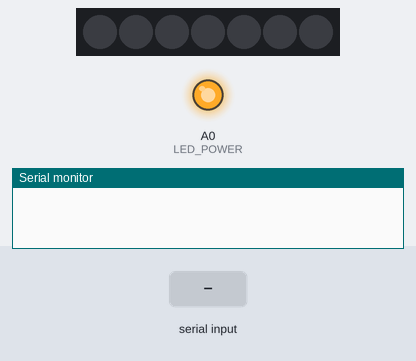
The sketch below on a simulated Arduino Uno, built with avr-gcc and run on an emulated ATmega328P. Shown: 7 RGB LEDs in strip order, left to right, output pins drawn as LEDs (lit = HIGH), the last lines printed to the serial monitor. Inputs (shaded band) come from the test bench.

Above: at 1.2 s.
1.3 s: "90,45\n" received over Serial
At 4.0 s:
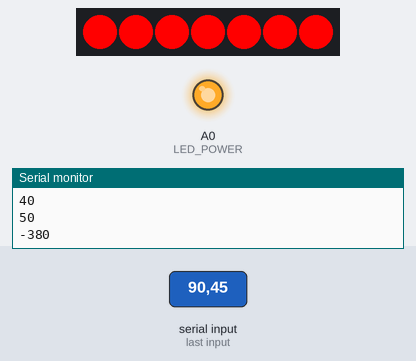
4.3 s: "30,150\n" received over Serial
At 4.51 s:
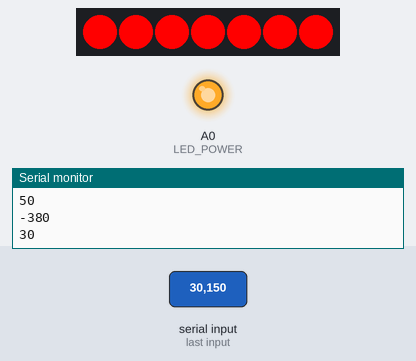
Timing chart, 0 to 7.9 s (numbered marks = the images above; inputs shaded):
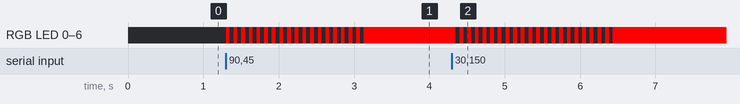

Measured:
- after the input at 1.3 s, RGB LED 0–6: alternates RGB(255, 0, 0) for 0.05 s and off for 0.05 s, 37 changes in all, then stays RGB(255, 0, 0), starting at once; the LEDs: change at once (image 1)
- after the input at 4.3 s, RGB LED 0–6: alternates RGB(255, 0, 0) for 0.05 s and off for 0.05 s, 42 changes in all, then stays RGB(255, 0, 0), starting after 0.05 s; the LEDs: first change after 0.05 s (image 2 shows a later state)

The sketch:

HealthBar.ino
```cpp
#include <FastLED.h>

#define LED_PIN     8
#define LED_POWER   A0
#define NUM_LEDS    7

CRGB leds[NUM_LEDS];

void setup()
{
  Serial.begin(9600);
  health_bar_setup();
}

void loop()
{
  if(Serial.available() > 0)  {
    int incomingData= 10*(Serial.read() - '0');
    Serial.println(incomingData);
    health_bar_blink();
    health_bar_display(incomingData);
  }
  // for(int i=100; i>=0; i-=10)
  // {
  //   health_bar_blink();
  //   health_bar_display(i);
  //   delay(1500);
  // }
}

void health_bar_setup()
{
  FastLED.addLeds<WS2812, LED_PIN, GRB>(leds, NUM_LEDS);
  pinMode(LED_POWER, OUTPUT);
  digitalWrite(LED_POWER, HIGH);
}

void health_bar_blink()
{
  for (int i=0; i<3; i++)
  {
    for(int j=0;j<NUM_LEDS;j++)
    {
      leds[j] = CRGB(255,0,0);
    }
    FastLED.show();
    delay(50);
    for(int j=0; j<NUM_LEDS; j++)
    {
      leds[j] = CRGB(0,0,0);
    }
    FastLED.show();
    delay(50);
  }
}

void health_bar_display(int hp)
{
  if(hp < 0)
  {
    hp = 0;
  }
  hp = hp / 10 * 10;
  int num_led_up = 1.0f * hp / 100 * NUM_LEDS;
  int green_value = 1.0f * hp / 100 * 255;
  int red_value =  1.0f * (100 - hp) / 100 * 255;
  for(int i=0; i<num_led_up; i++)
  {
    leds[i] = CRGB(red_value,green_value,0);
  }
  for(int i=num_led_up; i<NUM_LEDS; i++)
  {
    leds[i] = CRGB(0,0,0);
  }

  if(hp == 10)
  {
    leds[0] = CRGB(255,0,0);
  }

  if(hp == 0)
  {
    for(int i=0; i<NUM_LEDS; i++)
    {
      leds[i] = CRGB(255,0,0);
    }
  }

  FastLED.show();
}
```
